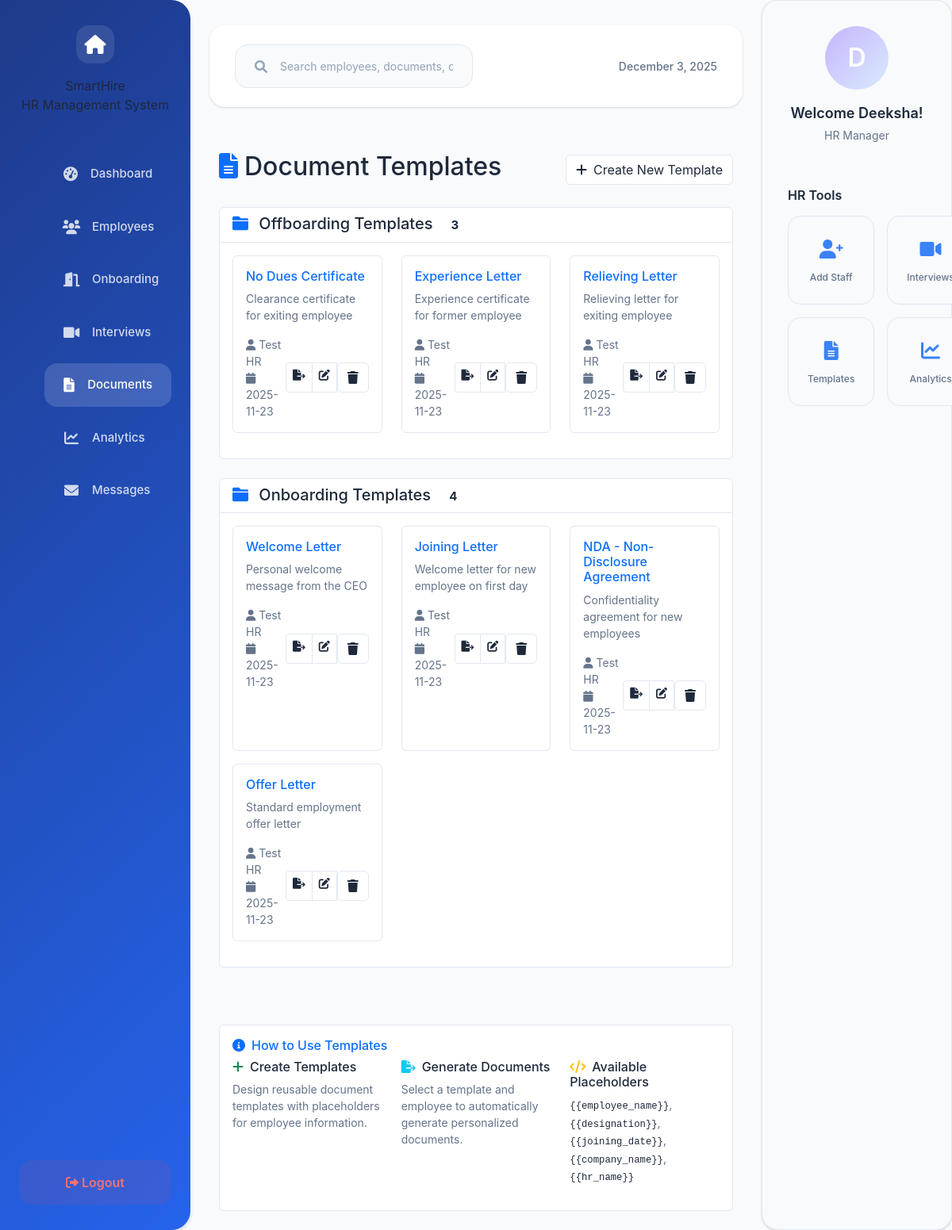
The page /hr/templates (signed in) on the database its author committed.
### app.py (models this page shows, shortened)
class DocumentTemplate(db.Model):
    __tablename__ = 'document_templates'
    id = db.Column(db.Integer, primary_key=True)
    name = db.Column(db.String(200), nullable=False)
    code = db.Column(db.String(50), unique=True, nullable=False)  # e.g., "offer_letter", "nda"
    description = db.Column(db.Text, nullable=True)
    template_type = db.Column(db.String(50), nullable=False)  # 'onboarding', 'offboarding', 'offer', 'termination'
    content = db.Column(db.Text, nullable=False)  # HTML content with placeholders
    placeholders = db.Column(db.Text, nullable=True)  # JSON list of required placeholders
    is_active = db.Column(db.Boolean, default=True)
    created_by = db.Column(db.Integer, db.ForeignKey('user.id'), nullable=False)
    created_at = db.Column(db.DateTime, default=datetime.utcnow)
    updated_at = db.Column(db.DateTime, default=datetime.utcnow, onupdate=datetime.utcnow)
    creator = db.relationship('User', backref='created_templates')
    generated_documents = db.relationship('GeneratedDocument', backref='template', lazy=True, cascade='all, delete-orphan')

class User(db.Model):
    id = db.Column(db.Integer, primary_key=True)
    username = db.Column(db.String(80), unique=True, nullable=False)
    email = db.Column(db.String(120), unique=True, nullable=False)
    password = db.Column(db.String(255), nullable=False)
    full_name = db.Column(db.String(100), nullable=False)
    phone = db.Column(db.String(20), nullable=False)
    role = db.Column(db.String(20), nullable=False)
    department = db.Column(db.String(50), nullable=True)
    created_at = db.Column(db.DateTime, default=datetime.utcnow)
    last_login = db.Column(db.DateTime, nullable=True)
    is_active = db.Column(db.Boolean, default=True)
    status = db.Column(db.String(20), default='Active')
    hire_date = db.Column(db.Date, nullable=True)
    position = db.Column(db.String(100), nullable=True)
    manager_id = db.Column(db.Integer, db.ForeignKey('user.id'), nullable=True)
    employee_id = db.Column(db.String(20), nullable=True)
    exit_date = db.Column(db.Date, nullable=True)
    offboarding_start_date = db.Column(db.DateTime, nullable=True)
    reset_token = db.Column(db.String(255), nullable=True)
    reset_token_expires = db.Column(db.DateTime, nullable=True)
    manager = db.relationship('User', remote_side=[id], backref=db.backref('direct_reports', lazy=True))
    skills = db.relationship('EmployeeSkill', backref='employee', lazy=True, cascade='all, delete-orphan')

### app.py (the view)
@app.route('/hr/templates')
@login_required('hr')
def hr_templates():
    user = User.query.get(session['user_id'])
    templates = DocumentTemplate.query.filter_by(is_active=True).order_by(DocumentTemplate.created_at.desc()).all()
    template_types = {}
    for template in templates:
        if template.template_type not in template_types:
            template_types[template.template_type] = []
        template_types[template.template_type].append(template)
    return render_template('hr/templates.html', user=user, template_types=template_types)

### templates/hr/templates.html (shortened to what this page needs)
{% extends "base.html" %}
{% block content %}
<div class="container-fluid py-4">
    <div class="row">
        <div class="col-12">
            <div class="d-flex justify-content-between align-items-center mb-4">
                <h2 class="text-light"><i class="fas fa-file-alt me-2 text-primary"></i>Document Templates</h2>
                <a href="{{ url_for('hr_create_template') }}" class="btn btn-primary">
                    <i class="fas fa-plus me-2"></i>Create New Template
                </a>
            </div>
            {% if template_types %}
                {% for template_type, templates in template_types.items() %}
                <div class="card bg-dark bg-opacity-25 border-secondary mb-4">
                    <div class="card-header bg-transparent border-secondary">
                        <h5 class="mb-0 text-light">
                            <i class="fas fa-folder me-2 text-primary"></i>
                            {{ template_type|title }} Templates
                            <span class="badge bg-primary bg-opacity-25 text-primary ms-2">{{ templates|length }}</span>
                        </h5>
                    </div>
                    <div class="card-body">
                        <div class="row">
                            {% for template in templates %}
                            <div class="col-md-6 col-lg-4 mb-3">
                                <div class="card bg-dark bg-opacity-50 border-secondary h-100">
                                    <div class="card-body">
                                        <h6 class="card-title text-primary">{{ template.name }}</h6>
                                        <p class="card-text small text-muted">{{ template.description or 'No description' }}</p>
                                        <div class="d-flex justify-content-between align-items-center">
                                            <small class="text-muted">
                                                <i class="fas fa-user me-1"></i>{{ template.creator.full_name }}
                                                <br>
                                                <i class="fas fa-calendar me-1"></i>{{ template.created_at.strftime('%Y-%m-%d') }}
                                            </small>
                                            <div class="btn-group btn-group-sm">
                                                <a href="{{ url_for('hr_generate_document', template_id=template.id) }}"
                                                   class="btn btn-outline-success" title="Generate Document">
                                                    <i class="fas fa-file-export"></i>
                                                </a>
                                                <a href="{{ url_for('hr_edit_template', template_id=template.id) }}"
                                                   class="btn btn-outline-primary" title="Edit">
                                                    <i class="fas fa-edit"></i>
                                                </a>
                                                <form method="POST" action="{{ url_for('hr_delete_template', template_id=template.id) }}"
                                                      class="d-inline" onsubmit="return confirm('Are you sure you want to delete this template?')">
                                                    <button type="submit" class="btn btn-outline-danger" title="Delete">
                                                        <i class="fas fa-trash"></i>
                                                    </button>
                                                </form>
                                            </div>
                                        </div>
                                    </div>
                                </div>
                            </div>
                            {% endfor %}
                        </div>
                    </div>
                </div>
                {% endfor %}
            {% endif %}
        </div>
    </div>
</div>
<div class="container-fluid mt-4">
    <div class="row">
        <div class="col-12">
            <div class="card bg-dark bg-opacity-25 border-secondary">
                <div class="card-body">
                    <h6 class="card-title text-primary">
                        <i class="fas fa-info-circle me-2"></i>How to Use Templates
                    </h6>
                    <div class="row">
                        <div class="col-md-4">
                            <h6 class="text-light"><i class="fas fa-plus text-success me-2"></i>Create Templates</h6>
                            <p class="small text-muted">Design reusable document templates with placeholders for employee information.</p>
                        </div>
                        <div class="col-md-4">
                            <h6 class="text-light"><i class="fas fa-file-export text-info me-2"></i>Generate Documents</h6>
                            <p class="small text-muted">Select a template and employee to automatically generate personalized documents.</p>
                        </div>
                        <div class="col-md-4">
                            <h6 class="text-light"><i class="fas fa-code text-warning me-2"></i>Available Placeholders</h6>
                            <p class="small text-muted">
                                <code class="text-light">{{'{{'}}employee_name{{'}}'}}</code>,
                                <code class="text-light">{{'{{'}}designation{{'}}'}}</code>,
                                <code class="text-light">{{'{{'}}joining_date{{'}}'}}</code>,
                                <code class="text-light">{{'{{'}}company_name{{'}}'}}</code>,
                                <code class="text-light">{{'{{'}}hr_name{{'}}'}}</code>
                            </p>
                        </div>
                    </div>
                </div>
            </div>
        </div>
    </div>
</div>
{% endblock %}

### templates/base.html (shortened to what this page needs)
<!DOCTYPE html>
<html lang="en">
<head>
    <link href="https://cdn.jsdelivr.net/npm/bootstrap@5.3.0/dist/css/bootstrap.min.css" rel="stylesheet">
    <link rel="stylesheet" href="https://cdn.jsdelivr.net/npm/bootstrap-icons@1.10.0/font/bootstrap-icons.css">
    <link rel="stylesheet" href="{{ url_for('static', filename='css/style.css') }}">
    <link href="https://cdnjs.cloudflare.com/ajax/libs/font-awesome/6.0.0/css/all.min.css" rel="stylesheet">
</head>
<body>
    <div class="dashboard-container">
        <aside class="sidebar">
            <div class="sidebar-header">
                <div class="sidebar-house-icon">
                    <i class="fas fa-home"></i>
                </div>
                <div class="sidebar-title">SmartHire</div>
                <div class="sidebar-subtitle">HR Management System</div>
            </div>
            <nav class="sidebar-nav">
                <ul class="sidebar-nav">
                    <li class="sidebar-nav-item">
                        <a href="{{ url_for('index') }}" class="sidebar-nav-link {% if request.endpoint == 'index' %}active{% endif %}">
                            <span class="sidebar-nav-icon"><i class="fas fa-tachometer-alt"></i></span>
                            Dashboard
                        </a>
                    </li>
                    <li class="sidebar-nav-item">
                        <a href="{{ url_for('list_employees') }}" class="sidebar-nav-link {% if request.endpoint == 'list_employees' %}active{% endif %}">
                            <span class="sidebar-nav-icon"><i class="fas fa-users"></i></span>
                            Employees
                        </a>
                    </li>
                    <li class="sidebar-nav-item">
                        <a href="{{ url_for('onboarding') }}" class="sidebar-nav-link {% if request.endpoint == 'onboarding' %}active{% endif %}">
                            <span class="sidebar-nav-icon"><i class="fas fa-door-open"></i></span>
                            Onboarding
                        </a>
                    </li>
                    <li class="sidebar-nav-item">
                        <a href="{{ url_for('interview') }}" class="sidebar-nav-link {% if request.endpoint == 'interview' %}active{% endif %}">
                            <span class="sidebar-nav-icon"><i class="fas fa-video"></i></span>
                            Interviews
                        </a>
                    </li>
                    <li class="sidebar-nav-item">
                        <a href="{{ url_for('hr_templates') }}" class="sidebar-nav-link {% if request.endpoint in ['hr_templates', 'add_template', 'edit_template'] %}active{% endif %}">
                            <span class="sidebar-nav-icon"><i class="fas fa-file-alt"></i></span>
                            Documents
                        </a>
                    </li>
                    <li class="sidebar-nav-item">
                        <a href="{{ url_for('mood_analytics') }}" class="sidebar-nav-link {% if request.endpoint == 'mood_analytics' %}active{% endif %}">
                            <span class="sidebar-nav-icon"><i class="fas fa-chart-line"></i></span>
                            Analytics
                        </a>
                    </li>
                    <li class="sidebar-nav-item">
                        <a href="{{ url_for('hr_messages') }}" class="sidebar-nav-link {% if request.endpoint == 'hr_messages' %}active{% endif %}">
                            <span class="sidebar-nav-icon"><i class="fas fa-envelope"></i></span>
                            Messages
                        </a>
                    </li>
                </ul>
            </nav>
            <button class="sidebar-logout" onclick="window.location.href='{{ url_for('logout') }}';">
                <i class="fas fa-sign-out-alt"></i> Logout
            </button>
        </aside>
        <main class="main-content">
            <header class="top-header">
                <div class="search-container">
                    <i class="fas fa-search search-icon"></i>
                    <input type="text" class="search-input" placeholder="Search employees, documents, or actions...">
                </div>
                <div class="date-display" id="currentDate">
                </div>
            </header>
            <div class="page-content">
                {% block content %}{% endblock %}
            </div>
        </main>
        <aside class="right-sidebar">
            <div class="user-profile">
                <div class="user-avatar">
                    {{ user.full_name[0].upper() if user and user.full_name else 'U' }}
                </div>
                <div class="user-greeting">Welcome {{ user.full_name.split(' ')[0] if user and user.full_name else 'User' }}!</div>
                <div class="user-name">{{ 'HR Manager' if session['role'] == 'hr' else 'Employee' }}</div>
            </div>
            {% if session['role'] == 'hr' %}
            <div class="devices-section">
                <h4 class="devices-title">HR Tools</h4>
                <div class="devices-grid">
                    <div class="device-tile" onclick="window.location.href='{{ url_for('add_employee') }}';">
                        <div class="device-icon">
                            <i class="fas fa-user-plus"></i>
                        </div>
                        <div class="device-name">Add Staff</div>
                    </div>
                    <div class="device-tile" onclick="window.location.href='{{ url_for('interview') }}';">
                        <div class="device-icon">
                            <i class="fas fa-video"></i>
                        </div>
                        <div class="device-name">Interviews</div>
                    </div>
                    <div class="device-tile" onclick="window.location.href='{{ url_for('hr_templates') }}';">
                        <div class="device-icon">
                            <i class="fas fa-file-alt"></i>
                        </div>
                        <div class="device-name">Templates</div>
                    </div>
                    <div class="device-tile" onclick="window.location.href='{{ url_for('mood_analytics') }}';">
                        <div class="device-icon">
                            <i class="fas fa-chart-line"></i>
                        </div>
                        <div class="device-name">Analytics</div>
                    </div>
                </div>
            </div>
            {% endif %}
        </aside>
    </div>
</body>
</html>

### rows shown on the page
DocumentTemplate: template_type "Offboarding", templates "3", name "No Dues Certificate", description "Clearance certificate for exiting employee", creator.full_name "Test HR", created_at "2025-11-23"
DocumentTemplate: name "Experience Letter", description "Experience certificate for former employee", creator.full_name "Test HR", created_at "2025-11-23"
DocumentTemplate: name "Relieving Letter", description "Relieving letter for exiting employee", creator.full_name "Test HR", created_at "2025-11-23"
DocumentTemplate: template_type "Onboarding", templates "4", name "Welcome Letter", description "Personal welcome message from the CEO", creator.full_name "Test HR", created_at "2025-11-23"
DocumentTemplate: name "Joining Letter", description "Welcome letter for new employee on first day", creator.full_name "Test HR", created_at "2025-11-23"
DocumentTemplate: name "NDA - Non-Disclosure Agreement", description "Confidentiality agreement for new employees", creator.full_name "Test HR", created_at "2025-11-23"
DocumentTemplate: name "Offer Letter", description "Standard employment offer letter", creator.full_name "Test HR", created_at "2025-11-23"
User: full_name "D", full_name "Deeksha"

### other values the page prints
{{ '{{' }} "{{"
{{ '}}' }} "}}"
{{ 'HR Manager' if session['role'] == 'hr' else 'Employee' }} "HR Manager"
